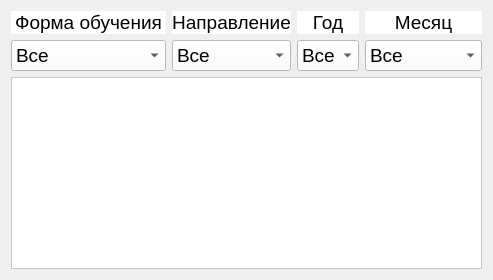
          <widget class="QWidget" name="specialist_degree">
           <attribute name="title">
            <string>Специалитет</string>
           </attribute>
           <layout class="QGridLayout" name="gridLayout_8">
            <item row="0" column="0">
             <layout class="QGridLayout" name="grid_layout_s">
              <item row="0" column="0">
               <widget class="QLabel" name="foe_label_s">
                <property name="maximumSize">
                 <size>
                  <width>16777215</width>
                  <height>28</height>
                 </size>
                </property>
                <property name="font">
                 <font>
                  <pointsize>14</pointsize>
                 </font>
                </property>
                <property name="focusPolicy">
                 <enum>Qt::NoFocus</enum>
                </property>
                <property name="styleSheet">
                 <string notr="true">background-color: rgb(255, 255, 255);</string>
                </property>
                <property name="text">
                 <string>Форма обучения</string>
                </property>
                <property name="alignment">
                 <set>Qt::AlignCenter</set>
                </property>
               </widget>
              </item>
              <item row="1" column="0">
               <widget class="QComboBox" name="foe_combo_box_s">
                <property name="font">
                 <font>
                  <pointsize>14</pointsize>
                 </font>
                </property>
                <property name="styleSheet">
                 <string notr="true">background-color: rgb(255, 255, 255);</string>
                </property>
                <item>
                 <property name="text">
                  <string>Все</string>
                 </property>
                </item>
                <item>
                 <property name="text">
                  <string>Очная</string>
                 </property>
                </item>
                <item>
                 <property name="text">
                  <string>Очно-заочная</string>
                 </property>
                </item>
                <item>
                 <property name="text">
                  <string>Заочная</string>
                 </property>
                </item>
               </widget>
              </item>
              <item row="0" column="1">
               <widget class="QLabel" name="direction_label_s">
                <property name="maximumSize">
                 <size>
                  <width>16777215</width>
                  <height>28</height>
                 </size>
                </property>
                <property name="font">
                 <font>
                  <pointsize>14</pointsize>
                 </font>
                </property>
                <property name="focusPolicy">
                 <enum>Qt::NoFocus</enum>
                </property>
                <property name="styleSheet">
                 <string notr="true">background-color: rgb(255, 255, 255);</string>
                </property>
                <property name="text">
                 <string>Направление</string>
                </property>
                <property name="alignment">
                 <set>Qt::AlignCenter</set>
                </property>
               </widget>
              </item>
              <item row="1" column="2">
               <widget class="QComboBox" name="year_combo_box_s">
                <property name="font">
                 <font>
                  <pointsize>14</pointsize>
                 </font>
                </property>
                <property name="styleSheet">
                 <string notr="true">background-color: rgb(255, 255, 255);</string>
                </property>
                <item>
                 <property name="text">
                  <string>Все</string>
                 </property>
                </item>
               </widget>
              </item>
              <item row="0" column="2">
               <widget class="QLabel" name="year_label_s">
                <property name="maximumSize">
                 <size>
                  <width>16777215</width>
                  <height>28</height>
                 </size>
                </property>
                <property name="font">
                 <font>
                  <pointsize>14</pointsize>
                 </font>
                </property>
                <property name="focusPolicy">
                 <enum>Qt::NoFocus</enum>
                </property>
                <property name="styleSheet">
                 <string notr="true">background-color: rgb(255, 255, 255);</string>
                </property>
                <property name="frameShape">
                 <enum>QFrame::NoFrame</enum>
                </property>
                <property name="text">
                 <string>Год</string>
                </property>
                <property name="alignment">
                 <set>Qt::AlignCenter</set>
                </property>
               </widget>
              </item>
              <item row="1" column="3">
               <widget class="QComboBox" name="month_combo_box_s">
                <property name="font">
                 <font>
                  <pointsize>14</pointsize>
                 </font>
                </property>
                <property name="styleSheet">
                 <string notr="true">background-color: rgb(255, 255, 255);</string>
                </property>
                <item>
                 <property name="text">
                  <string>Все</string>
                 </property>
                </item>
                <item>
                 <property name="text">
                  <string>Январь</string>
                 </property>
                </item>
                <item>
                 <property name="text">
                  <string>Февраль</string>
                 </property>
                </item>
                <item>
                 <property name="text">
                  <string>Март</string>
                 </property>
                </item>
                <item>
                 <property name="text">
                  <string>Апрель</string>
                 </property>
                </item>
                <item>
                 <property name="text">
                  <string>Май</string>
                 </property>
                </item>
                <item>
                 <property name="text">
                  <string>Июнь</string>
                 </property>
                </item>
                <item>
                 <property name="text">
                  <string>Июль</string>
                 </property>
                </item>
                <item>
                 <property name="text">
                  <string>Август</string>
                 </property>
                </item>
                <item>
                 <property name="text">
                  <string>Сентябрь</string>
                 </property>
                </item>
                <item>
                 <property name="text">
                  <string>Октябрь</string>
                 </property>
                </item>
                <item>
                 <property name="text">
                  <string>Ноябрь</string>
                 </property>
                </item>
                <item>
                 <property name="text">
                  <string>Декабрь</string>
                 </property>
                </item>
               </widget>
              </item>
              <item row="1" column="1">
               <widget class="QComboBox" name="direction_combo_box_s">
                <property name="font">
                 <font>
                  <pointsize>14</pointsize>
                 </font>
                </property>
                <property name="styleSheet">
                 <string notr="true">background-color: rgb(255, 255, 255);</string>
                </property>
                <item>
                 <property name="text">
                  <string>Все</string>
                 </property>
                </item>
               </widget>
              </item>
              <item row="0" column="3">
               <widget class="QLabel" name="month_label_s">
                <property name="maximumSize">
                 <size>
                  <width>16777215</width>
                  <height>28</height>
                 </size>
                </property>
                <property name="font">
                 <font>
                  <pointsize>14</pointsize>
                 </font>
                </property>
                <property name="focusPolicy">
                 <enum>Qt::NoFocus</enum>
                </property>
                <property name="styleSheet">
                 <string notr="true">background-color: rgb(255, 255, 255);</string>
                </property>
                <property name="text">
                 <string>Месяц</string>
                </property>
                <property name="alignment">
                 <set>Qt::AlignCenter</set>
                </property>
               </widget>
              </item>
             </layout>
            </item>
            <item row="1" column="0">
             <widget class="QTableWidget" name="table_widget_s">
              <property name="font">
               <font>
                <pointsize>10</pointsize>
               </font>
              </property>
              <property name="styleSheet">
               <string notr="true">background-color: rgb(255, 255, 255);</string>
              </property>
             </widget>
            </item>
           </layout>
          </widget>
